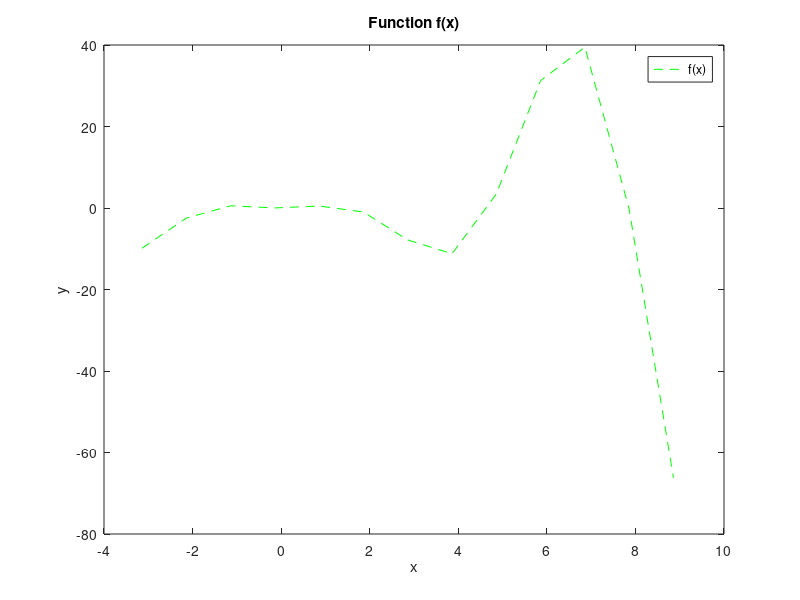
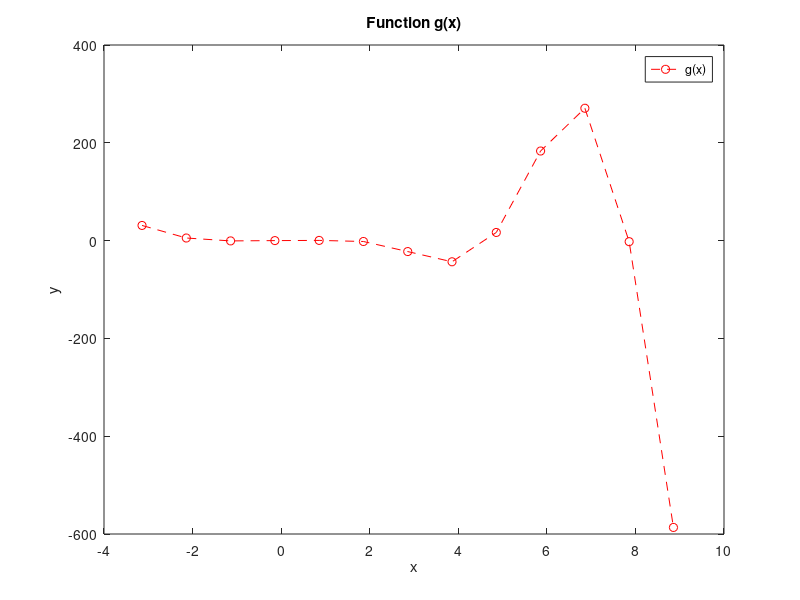
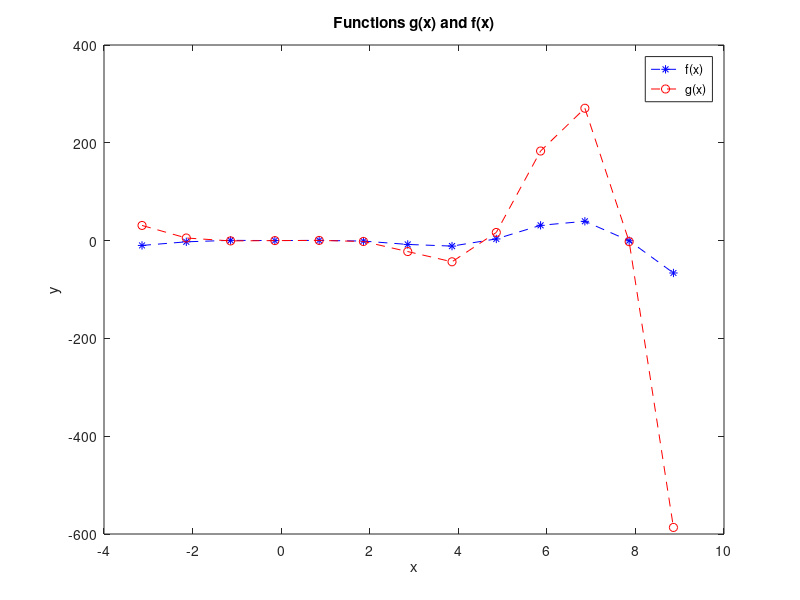
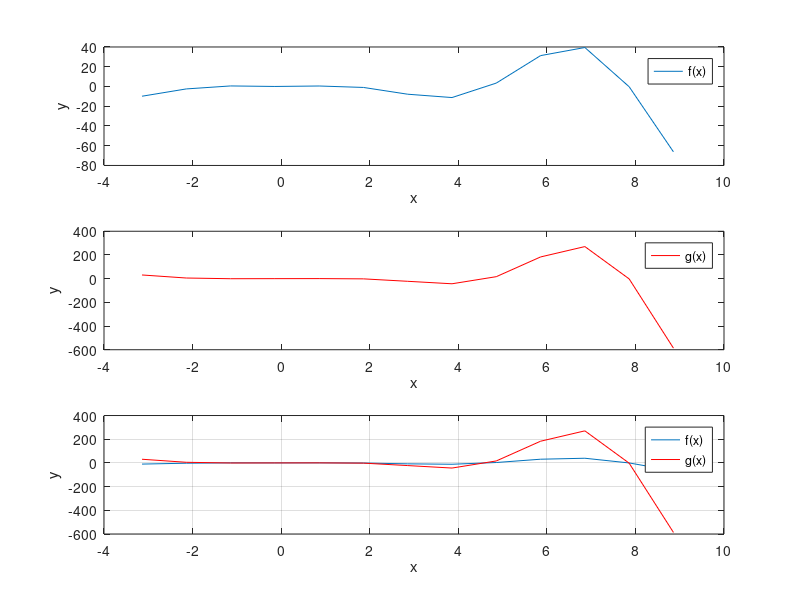

Recreate these plots in MATLAB, in order.
% Dronov Dmitrii TI-202 F/R
% Lucrarea Lab nr.1
% Variant 12

% Clears screen
clc;
% Set the output format to the long
format long;

x = -1.75 * 10^-3;
y = 3.1 * pi;
upper1 = [x * (1 + x^2)*(1 + 2 * x)^2]^2.3; 
lower1 = log(abs(cot(y)));
upper2 = log(abs(cot(y))) - x;
lower2 = (x * (1 + x^2) * (1 + 2 * x)^2);
H1 = (upper1 / lower1) + (upper2 / lower2);

upper1 = sqrt(2 * x + sin(y)^2);
lower1 = ((x + log(abs(tan(y))))^1.3) + abs(x);
upper2 = (x + log(tan(y)) + cos(y));
lower2 = (2 * x + sin(y)^2)^1/3;
R2 = (sinh(upper1 / lower1)) - (upper2 / lower2);

% print variables values in msgbox
msgbox(sprintf("x = %f, y = %f\nH1 = %f, R2 = %f", x, y, H1, R2));

% show variables and its data
whos

x = (-pi:3 * pi);
disp(x)

% for figure 1
f = x.^2 .* cos(x);
% for figure 2
g = x.^3 .* cos(x);

figure(1);
plot(x, f, 'g--');
title('Function f(x)');
xlabel('x');
ylabel('y');
legend('f(x)');

figure(2);
plot(x, g, 'ro--');
title('Function g(x)')
xlabel('x');
ylabel('y');
legend('g(x)');

figure(3);
plot(x, f, 'b*--', x, g, 'ro--');
title('Functions g(x) and f(x)')
xlabel('x');
ylabel('y');
legend('f(x)', 'g(x)');

% we use command sublot to divide 1 figure on 3 horizontal parts to draw 3 graphs, 1 graph will present function f.
figure(4);
subplot(3,1,1);
plot(x,f);
legend('f(x)');
xlabel('x');
ylabel('y');

% 2nd graph will present function g, red color.
subplot(3,1,2);
plot(x,g,'r');
legend('g(x)');
xlabel('x');
ylabel('y');

% 3rd graph will present functions f and g on same axes on square grid, function g will be printed in red color
subplot(3,1,3);
plot(x,f,x,g,'r');

% grid of squares will be drawn on screen
grid on;
legend('f(x)','g(x)');
xlabel('x');
ylabel('y');

% We use command sublot to divide 2 figure on 3 vertical parts to draw 3 graphs, 1 graph will present function f in green color.
figure(5);
subplot(1,3,1);
plot(x,f,'g');
legend('f(x)');
xlabel('x');
ylabel('y');

% 2 graph will present function g in pink color.
subplot(1,3,2);
plot(x,g,'m');
legend('g(x)');
xlabel('x');
ylabel('y');

% 3 graph will present functions f and g on same axes, f will be green and g will be pink
subplot(1,3,3);
plot(x,f,'g',x,g,'m');
grid on;
legend('f(x)','g(x)');
xlabel('x');
ylabel('y');

% In figure 6 we plot functions f and g on two several horizontal graphs using command sublot, f=black, g red.
% Also we draw big vertical graph in right side of screen which presents functions f and g on same axes
figure(6);
subplot(2,2,1);
plot(x,f,'k');
legend('f(x)');
xlabel('x');
ylabel('y');
subplot(2,2,3);
plot(x,g,'r');
legend('g(x)');
xlabel('x');
ylabel('y');
subplot(2,2,[2,4]);
plot(x,f,'k',x,g,'r');

% square grid is shown on graph
grid on;
legend('f(x)','g(x)');
xlabel('x');
ylabel('y');

% In figure 7 we divide screen on 4 parts using subplot command , in upper side will be presented long horizonal graph which shows functions f and g on same axes
% In third and fourth part we present two several graph which show functions f pink color and g blue color.
figure(7);
subplot(2,2,3);
plot(x,f,'m--');
legend('f(x)');
xlabel('x');
ylabel('y');
subplot(2,2,4);
plot(x,g,'b-..');
legend('g(x)');
xlabel('x');
ylabel('y');
subplot(2,2,[1,2]);
plot(x,f,'m--',x,g,'b-..');
grid on;
legend('f(x)','g(x)');
xlabel('x');
ylabel('y');